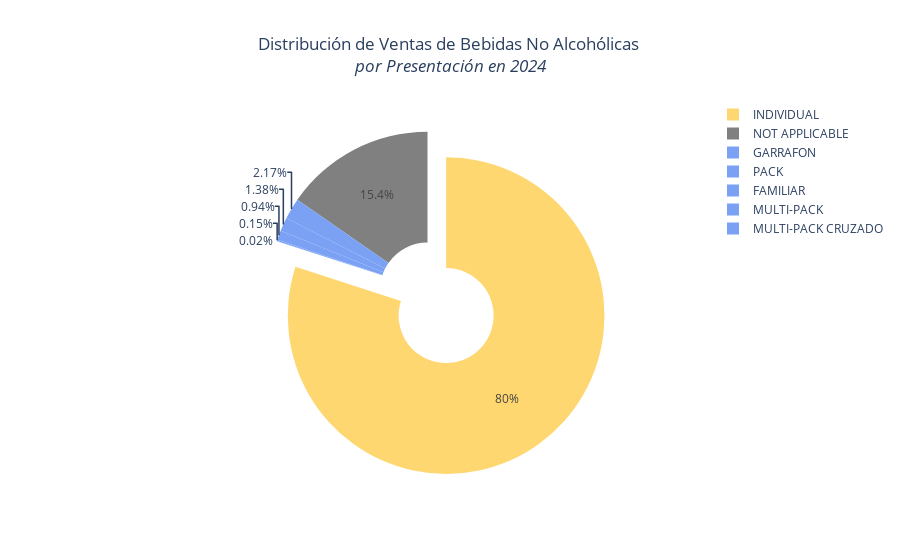

The code cell stored with this chart in its notebook:
### Code cell
labels = df["Presentacion"]
values = df["percentage"]

PRES_COLORS = {
    1: "#ffd771",
    2: "gray",
    3: "#7aa1f4",
    4: "#7aa1f4",
    5: "#7aa1f4",
    6: "#7aa1f4",
    7: "#7aa1f4",
}


fig = go.Figure(
    data=[
        go.Pie(
            labels=labels,
            values=values,
            pull=[0.2, 0, 0, 0, 0, 0, 0],
            hole=0.3,
            marker=dict(colors=list(PRES_COLORS.values())),
        )
    ],
)

fig.update_layout(
    title="Distribución de Ventas de Bebidas No Alcohólicas\n<br><i>por Presentación en 2024</i>",
    title_x=0.5,
    paper_bgcolor="rgba(0,0,0,0)",  # Transparent background
    plot_bgcolor="rgba(0,0,0,0)",
)

fig.write_image("../img/00-macro/01-ventas-presentacion.png", scale=3)
fig

### Figure 1 — Plotly figure (JSON) as saved in the notebook; plotly's stock layout.template omitted (floating-point values rounded to 4 significant figures)
{"data": [{"hole": 0.3, "labels": ["INDIVIDUAL", "NOT APPLICABLE", "GARRAFON", "PACK", "FAMILIAR", "MULTI-PACK", "MULTI-PACK CRUZADO"], "marker": {"colors": ["#ffd771", "gray", "#7aa1f4", "#7aa1f4", "#7aa1f4", "#7aa1f4", "#7aa1f4"]}, "pull": [0.2, 0, 0, 0, 0, 0, 0], "type": "pie", "values": [79.99, 15.36, 2.17, 1.38, 0.94, 0.15, 0.02]}], "layout": {"paper_bgcolor": "rgba(0,0,0,0)", "plot_bgcolor": "rgba(0,0,0,0)", "title": {"text": "Distribución de Ventas de Bebidas No Alcohólicas\n<br><i>por Presentación en 2024</i>", "x": 0.5}}}
